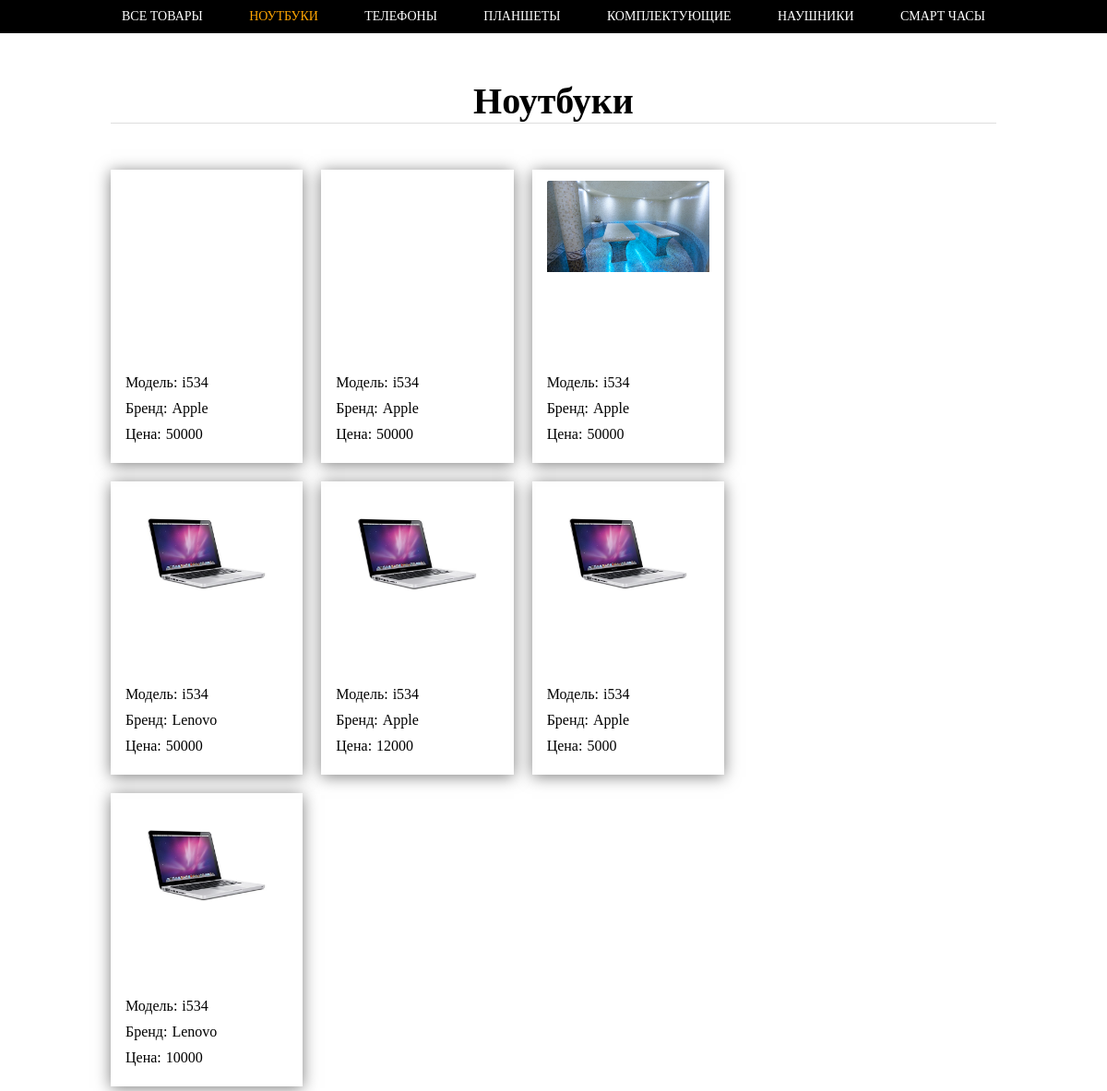
Page /laptops on the committed database.
### category/models.py (models this page shows, shortened)
class Laptop(models.Model):
    category = models.ForeignKey(Category , on_delete=models.CASCADE , default=1)
    model =  models.CharField(max_length=255 , verbose_name='Модель ноутбука' , default='i534')
    brand =  models.CharField(max_length=255 , verbose_name='Бренд ' , default='Apple')
    diagonal =  models.CharField(max_length=255 , verbose_name='Диагональ ' , default='12')
    oper_system =  models.CharField(max_length=255 , verbose_name='Операционная система' , choices=OPERATION_SYSTEM)
    oper_memory = models.IntegerField(verbose_name='ОЗУ' , default=16)
    type_monitor = models.CharField(max_length=255 , verbose_name='Тип экрана' , choices=TYPE_MONITOR)
    count_core = models.IntegerField(verbose_name='Количество ядер' , default=8)
    price = models.IntegerField(verbose_name='Цена' , default='50000')
    image = models.ImageField(upload_to='images/', blank=True, null=True ,  verbose_name='Картинка')
    desc = models.TextField(max_length=500, verbose_name='Описание ', default='no desc' )

### category/views.py (the view)
# urls.py: path('laptops' , views.laptops_view ,  name='laptops'),
def laptops_view(request):
    ctx = {}
    all_laptops = Laptop.objects.all()
    all_categories = Category.objects.all()
    ctx['objects'] = all_laptops
    ctx['category_name'] = 'laptops'
    ctx['all_categories'] = all_categories
    ctx['title'] = 'Ноутбуки'
    print(all_categories)
    for elem in all_categories:
        print(elem)
    return render(request , 'category/laptops.html' , ctx)

### category/models.py (called while the page is built)
    def __str__(self):
        return self.name

### eshop/templates/category/laptops.html (shortened to what this page needs)
{% extends 'category/index.html' %}
{% block content %}
    <h1>{{ title }}</h1>
    <div class="content-wrap">
        <div class="container-flex">
          {% for elem in objects %}
              <a class="item" href="{% url 'laptop-detail' elem.id %}">
                <div class="photo-wrap">
                    {% if elem.image %}
                        <div class="photo-item" style="background-image: url({{elem.image.url}})"></div>
                    {% endif %}
                  </div>
                  <div class="description">
                      <p class='key-text'> Модель: </p>
                      <p class="value-text"> {{ elem.model }}</p>
                  </div>
                  <div class="description">
                      <p class='key-text'> Бренд: </p>
                      <p class="value-text"> {{ elem.brand }}</p>
                  </div>
                  <div class="description">
                      <p class='key-text'> Цена: </p>
                      <p class="value-text"> {{ elem.price }}</p>
                  </div>
              </a>
          {% endfor %}
        </div>
    </div>
{% endblock  %}

### rows in the picture
Laptop: image (picture), model "i534", brand "Apple", price "50000"
Laptop: model "i534", brand "Apple", price "50000"
Laptop: image (picture), model "i534", brand "Apple", price "50000"
Laptop: image (picture), model "i534", brand "Lenovo", price "50000"
Laptop: image (picture), model "i534", brand "Apple", price "12000"
Laptop: image (picture), model "i534", brand "Apple", price "5000"
Laptop: image (picture), model "i534", brand "Lenovo", price "10000"

### other values in the picture
{{ title }} "Ноутбуки"
